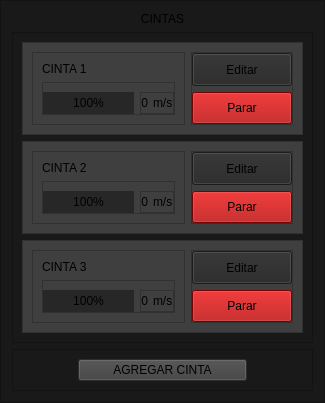
               <widget class="QFrame" name="frame_6">
                <property name="styleSheet">
                 <string notr="true">background-color: rgb(25, 25, 25);</string>
                </property>
                <property name="frameShape">
                 <enum>QFrame::StyledPanel</enum>
                </property>
                <property name="frameShadow">
                 <enum>QFrame::Raised</enum>
                </property>
                <layout class="QVBoxLayout" name="verticalLayout_11" stretch="1,20,3">
                 <item>
                  <widget class="QLabel" name="label_14">
                   <property name="text">
                    <string>CINTAS</string>
                   </property>
                   <property name="alignment">
                    <set>Qt::AlignCenter</set>
                   </property>
                  </widget>
                 </item>
                 <item>
                  <widget class="QFrame" name="frame_7">
                   <property name="sizePolicy">
                    <sizepolicy hsizetype="Minimum" vsizetype="Minimum">
                     <horstretch>0</horstretch>
                     <verstretch>0</verstretch>
                    </sizepolicy>
                   </property>
                   <property name="frameShape">
                    <enum>QFrame::StyledPanel</enum>
                   </property>
                   <property name="frameShadow">
                    <enum>QFrame::Raised</enum>
                   </property>
                   <layout class="QVBoxLayout" name="verticalLayout_12">
                    <item>
                     <widget class="QFrame" name="f_cinta_1_c_10">
                      <property name="styleSheet">
                       <string notr="true">background-color: rgb(63, 63, 63);</string>
                      </property>
                      <property name="frameShape">
                       <enum>QFrame::StyledPanel</enum>
                      </property>
                      <property name="frameShadow">
                       <enum>QFrame::Raised</enum>
                      </property>
                      <layout class="QHBoxLayout" name="horizontalLayout_35" stretch="3,1">
                       <item>
                        <widget class="QFrame" name="frame_45">
                         <property name="frameShape">
                          <enum>QFrame::StyledPanel</enum>
                         </property>
                         <property name="frameShadow">
                          <enum>QFrame::Raised</enum>
                         </property>
                         <layout class="QVBoxLayout" name="verticalLayout_27" stretch="1,1">
                          <item>
                           <widget class="QLabel" name="l_nombre_cinta_1_c_10">
                            <property name="text">
                             <string>CINTA 1</string>
                            </property>
                           </widget>
                          </item>
                          <item>
                           <widget class="QFrame" name="frame_48">
                            <property name="sizePolicy">
                             <sizepolicy hsizetype="Minimum" vsizetype="Fixed">
                              <horstretch>0</horstretch>
                              <verstretch>0</verstretch>
                             </sizepolicy>
                            </property>
                            <property name="frameShape">
                             <enum>QFrame::StyledPanel</enum>
                            </property>
                            <property name="frameShadow">
                             <enum>QFrame::Raised</enum>
                            </property>
                            <layout class="QHBoxLayout" name="horizontalLayout_36" stretch="3,1">
                             <property name="leftMargin">
                              <number>0</number>
                             </property>
                             <property name="rightMargin">
                              <number>0</number>
                             </property>
                             <property name="bottomMargin">
                              <number>0</number>
                             </property>
                             <item>
                              <widget class="QProgressBar" name="pb_cinta_1_c_10">
                               <property name="styleSheet">
                                <string notr="true">QProgressBar::chunk {
    
	background-color: rgb(39, 39, 39);
}</string>
                               </property>
                               <property name="value">
                                <number>100</number>
                               </property>
                               <property name="alignment">
                                <set>Qt::AlignCenter</set>
                               </property>
                               <property name="textVisible">
                                <bool>true</bool>
                               </property>
                              </widget>
                             </item>
                             <item>
                              <widget class="QFrame" name="frame_49">
                               <property name="frameShape">
                                <enum>QFrame::StyledPanel</enum>
                               </property>
                               <property name="frameShadow">
                                <enum>QFrame::Raised</enum>
                               </property>
                               <layout class="QHBoxLayout" name="horizontalLayout_37" stretch="3,1">
                                <property name="spacing">
                                 <number>5</number>
                                </property>
                                <property name="leftMargin">
                                 <number>0</number>
                                </property>
                                <property name="topMargin">
                                 <number>0</number>
                                </property>
                                <property name="rightMargin">
                                 <number>0</number>
                                </property>
                                <property name="bottomMargin">
                                 <number>0</number>
                                </property>
                                <item>
                                 <widget class="QLabel" name="l_vel_cinta_1_c_10">
                                  <property name="sizePolicy">
                                   <sizepolicy hsizetype="Minimum" vsizetype="Minimum">
                                    <horstretch>0</horstretch>
                                    <verstretch>0</verstretch>
                                   </sizepolicy>
                                  </property>
                                  <property name="text">
                                   <string>0</string>
                                  </property>
                                  <property name="alignment">
                                   <set>Qt::AlignRight|Qt::AlignTrailing|Qt::AlignVCenter</set>
                                  </property>
                                 </widget>
                                </item>
                                <item>
                                 <widget class="QLabel" name="label_15">
                                  <property name="text">
                                   <string>m/s</string>
                                  </property>
                                 </widget>
                                </item>
                               </layout>
                              </widget>
                             </item>
                            </layout>
                           </widget>
                          </item>
                         </layout>
                        </widget>
                       </item>
                       <item>
                        <widget class="QFrame" name="frame_50">
                         <property name="frameShape">
                          <enum>QFrame::StyledPanel</enum>
                         </property>
                         <property name="frameShadow">
                          <enum>QFrame::Raised</enum>
                         </property>
                         <layout class="QVBoxLayout" name="verticalLayout_28" stretch="1,1">
                          <property name="leftMargin">
                           <number>0</number>
                          </property>
                          <property name="topMargin">
                           <number>0</number>
                          </property>
                          <property name="rightMargin">
                           <number>0</number>
                          </property>
                          <property name="bottomMargin">
                           <number>0</number>
                          </property>
                          <item>
                           <widget class="QPushButton" name="btn_editar_cinta_1_c_10">
                            <property name="sizePolicy">
                             <sizepolicy hsizetype="Minimum" vsizetype="Minimum">
                              <horstretch>0</horstretch>
                              <verstretch>0</verstretch>
                             </sizepolicy>
                            </property>
                            <property name="minimumSize">
                             <size>
                              <width>100</width>
                              <height>0</height>
                             </size>
                            </property>
                            <property name="styleSheet">
                             <string notr="true">QPushButton {
	background-color: rgb(39, 39, 39);
}

QPushButton:hover {
	background-color: rgb(99, 99, 99);
}</string>
                            </property>
                            <property name="text">
                             <string>Editar</string>
                            </property>
                           </widget>
                          </item>
                          <item>
                           <widget class="QPushButton" name="pushButton_12">
                            <property name="sizePolicy">
                             <sizepolicy hsizetype="Minimum" vsizetype="Minimum">
                              <horstretch>0</horstretch>
                              <verstretch>0</verstretch>
                             </sizepolicy>
                            </property>
                            <property name="minimumSize">
                             <size>
                              <width>100</width>
                              <height>0</height>
                             </size>
                            </property>
                            <property name="styleSheet">
                             <string notr="true">QPushButton {
	background-color: rgb(170, 0, 0);
}

QPushButton:hover {
	background-color: rgb(99, 99, 99);
}</string>
                            </property>
                            <property name="text">
                             <string>Parar</string>
                            </property>
                           </widget>
                          </item>
                         </layout>
                        </widget>
                       </item>
                      </layout>
                     </widget>
                    </item>
                    <item>
                     <widget class="QFrame" name="f_cinta_1_c_11">
                      <property name="styleSheet">
                       <string notr="true">background-color: rgb(63, 63, 63);</string>
                      </property>
                      <property name="frameShape">
                       <enum>QFrame::StyledPanel</enum>
                      </property>
                      <property name="frameShadow">
                       <enum>QFrame::Raised</enum>
                      </property>
                      <layout class="QHBoxLayout" name="horizontalLayout_38" stretch="3,1">
                       <item>
                        <widget class="QFrame" name="frame_51">
                         <property name="frameShape">
                          <enum>QFrame::StyledPanel</enum>
                         </property>
                         <property name="frameShadow">
                          <enum>QFrame::Raised</enum>
                         </property>
                         <layout class="QVBoxLayout" name="verticalLayout_29" stretch="1,1">
                          <item>
                           <widget class="QLabel" name="l_nombre_cinta_1_c_11">
                            <property name="text">
                             <string>CINTA 2</string>
                            </property>
                           </widget>
                          </item>
                          <item>
                           <widget class="QFrame" name="frame_52">
                            <property name="sizePolicy">
                             <sizepolicy hsizetype="Minimum" vsizetype="Fixed">
                              <horstretch>0</horstretch>
                              <verstretch>0</verstretch>
                             </sizepolicy>
                            </property>
                            <property name="frameShape">
                             <enum>QFrame::StyledPanel</enum>
                            </property>
                            <property name="frameShadow">
                             <enum>QFrame::Raised</enum>
                            </property>
                            <layout class="QHBoxLayout" name="horizontalLayout_39" stretch="3,1">
                             <property name="leftMargin">
                              <number>0</number>
                             </property>
                             <property name="rightMargin">
                              <number>0</number>
                             </property>
                             <property name="bottomMargin">
                              <number>0</number>
                             </property>
                             <item>
                              <widget class="QProgressBar" name="pb_cinta_1_c_11">
                               <property name="styleSheet">
                                <string notr="true">QProgressBar::chunk {
    
	background-color: rgb(39, 39, 39);
}</string>
                               </property>
                               <property name="value">
                                <number>100</number>
                               </property>
                               <property name="alignment">
                                <set>Qt::AlignCenter</set>
                               </property>
                               <property name="textVisible">
                                <bool>true</bool>
                               </property>
                              </widget>
                             </item>
                             <item>
                              <widget class="QFrame" name="frame_53">
                               <property name="frameShape">
                                <enum>QFrame::StyledPanel</enum>
                               </property>
                               <property name="frameShadow">
                                <enum>QFrame::Raised</enum>
                               </property>
                               <layout class="QHBoxLayout" name="horizontalLayout_40" stretch="3,1">
                                <property name="spacing">
                                 <number>5</number>
                                </property>
                                <property name="leftMargin">
                                 <number>0</number>
                                </property>
                                <property name="topMargin">
                                 <number>0</number>
                                </property>
                                <property name="rightMargin">
                                 <number>0</number>
                                </property>
                                <property name="bottomMargin">
                                 <number>0</number>
                                </property>
                                <item>
                                 <widget class="QLabel" name="l_vel_cinta_1_c_11">
                                  <property name="sizePolicy">
                                   <sizepolicy hsizetype="Minimum" vsizetype="Minimum">
                                    <horstretch>0</horstretch>
                                    <verstretch>0</verstretch>
                                   </sizepolicy>
                                  </property>
                                  <property name="text">
                                   <string>0</string>
                                  </property>
                                  <property name="alignment">
                                   <set>Qt::AlignRight|Qt::AlignTrailing|Qt::AlignVCenter</set>
                                  </property>
                                 </widget>
                                </item>
                                <item>
                                 <widget class="QLabel" name="label_16">
                                  <property name="text">
                                   <string>m/s</string>
                                  </property>
                                 </widget>
                                </item>
                               </layout>
                              </widget>
                             </item>
                            </layout>
                           </widget>
                          </item>
                         </layout>
                        </widget>
                       </item>
                       <item>
                        <widget class="QFrame" name="frame_54">
                         <property name="frameShape">
                          <enum>QFrame::StyledPanel</enum>
                         </property>
                         <property name="frameShadow">
                          <enum>QFrame::Raised</enum>
                         </property>
                         <layout class="QVBoxLayout" name="verticalLayout_30" stretch="1,1">
                          <property name="leftMargin">
                           <number>0</number>
                          </property>
                          <property name="topMargin">
                           <number>0</number>
                          </property>
                          <property name="rightMargin">
                           <number>0</number>
                          </property>
                          <property name="bottomMargin">
                           <number>0</number>
                          </property>
                          <item>
                           <widget class="QPushButton" name="btn_editar_cinta_1_c_11">
                            <property name="sizePolicy">
                             <sizepolicy hsizetype="Minimum" vsizetype="Minimum">
                              <horstretch>0</horstretch>
                              <verstretch>0</verstretch>
                             </sizepolicy>
                            </property>
                            <property name="minimumSize">
                             <size>
                              <width>100</width>
                              <height>0</height>
                             </size>
                            </property>
                            <property name="styleSheet">
                             <string notr="true">QPushButton {
	background-color: rgb(39, 39, 39);
}

QPushButton:hover {
	background-color: rgb(99, 99, 99);
}</string>
                            </property>
                            <property name="text">
                             <string>Editar</string>
                            </property>
                           </widget>
                          </item>
                          <item>
                           <widget class="QPushButton" name="pushButton_13">
                            <property name="sizePolicy">
                             <sizepolicy hsizetype="Minimum" vsizetype="Minimum">
                              <horstretch>0</horstretch>
                              <verstretch>0</verstretch>
                             </sizepolicy>
                            </property>
                            <property name="minimumSize">
                             <size>
                              <width>100</width>
                              <height>0</height>
                             </size>
                            </property>
                            <property name="styleSheet">
                             <string notr="true">QPushButton {
	background-color: rgb(170, 0, 0);
}

QPushButton:hover {
	background-color: rgb(99, 99, 99);
}</string>
                            </property>
                            <property name="text">
                             <string>Parar</string>
                            </property>
                           </widget>
                          </item>
                         </layout>
                        </widget>
                       </item>
                      </layout>
                     </widget>
                    </item>
                    <item>
                     <widget class="QFrame" name="f_cinta_1_c_12">
                      <property name="styleSheet">
                       <string notr="true">background-color: rgb(63, 63, 63);</string>
                      </property>
                      <property name="frameShape">
                       <enum>QFrame::StyledPanel</enum>
                      </property>
                      <property name="frameShadow">
                       <enum>QFrame::Raised</enum>
                      </property>
                      <layout class="QHBoxLayout" name="horizontalLayout_41" stretch="3,1">
                       <item>
                        <widget class="QFrame" name="frame_55">
                         <property name="frameShape">
                          <enum>QFrame::StyledPanel</enum>
                         </property>
                         <property name="frameShadow">
                          <enum>QFrame::Raised</enum>
                         </property>
                         <layout class="QVBoxLayout" name="verticalLayout_31" stretch="1,1">
                          <item>
                           <widget class="QLabel" name="l_nombre_cinta_1_c_12">
                            <property name="text">
                             <string>CINTA 3</string>
                            </property>
                           </widget>
                          </item>
                          <item>
                           <widget class="QFrame" name="frame_56">
                            <property name="sizePolicy">
                             <sizepolicy hsizetype="Minimum" vsizetype="Fixed">
                              <horstretch>0</horstretch>
                              <verstretch>0</verstretch>
                             </sizepolicy>
                            </property>
                            <property name="frameShape">
                             <enum>QFrame::StyledPanel</enum>
                            </property>
                            <property name="frameShadow">
                             <enum>QFrame::Raised</enum>
                            </property>
                            <layout class="QHBoxLayout" name="horizontalLayout_42" stretch="3,1">
                             <property name="leftMargin">
                              <number>0</number>
                             </property>
                             <property name="rightMargin">
                              <number>0</number>
                             </property>
                             <property name="bottomMargin">
                              <number>0</number>
                             </property>
                             <item>
                              <widget class="QProgressBar" name="pb_cinta_1_c_12">
                               <property name="styleSheet">
                                <string notr="true">QProgressBar::chunk {
    
	background-color: rgb(39, 39, 39);
}</string>
                               </property>
                               <property name="value">
                                <number>100</number>
                               </property>
                               <property name="alignment">
                                <set>Qt::AlignCenter</set>
                               </property>
                               <property name="textVisible">
                                <bool>true</bool>
                               </property>
                              </widget>
                             </item>
                             <item>
                              <widget class="QFrame" name="frame_57">
                               <property name="frameShape">
                                <enum>QFrame::StyledPanel</enum>
                               </property>
                               <property name="frameShadow">
                                <enum>QFrame::Raised</enum>
                               </property>
                               <layout class="QHBoxLayout" name="horizontalLayout_43" stretch="3,1">
                                <property name="spacing">
                                 <number>5</number>
                                </property>
                                <property name="leftMargin">
                                 <number>0</number>
                                </property>
                                <property name="topMargin">
                                 <number>0</number>
                                </property>
                                <property name="rightMargin">
                                 <number>0</number>
                                </property>
                                <property name="bottomMargin">
                                 <number>0</number>
                                </property>
                                <item>
                                 <widget class="QLabel" name="l_vel_cinta_1_c_12">
                                  <property name="sizePolicy">
                                   <sizepolicy hsizetype="Minimum" vsizetype="Minimum">
                                    <horstretch>0</horstretch>
                                    <verstretch>0</verstretch>
                                   </sizepolicy>
                                  </property>
                                  <property name="text">
                                   <string>0</string>
                                  </property>
                                  <property name="alignment">
                                   <set>Qt::AlignRight|Qt::AlignTrailing|Qt::AlignVCenter</set>
                                  </property>
                                 </widget>
                                </item>
                                <item>
                                 <widget class="QLabel" name="label_17">
                                  <property name="text">
                                   <string>m/s</string>
                                  </property>
                                 </widget>
                                </item>
                               </layout>
                              </widget>
                             </item>
                            </layout>
                           </widget>
                          </item>
                         </layout>
                        </widget>
                       </item>
                       <item>
                        <widget class="QFrame" name="frame_58">
                         <property name="frameShape">
                          <enum>QFrame::StyledPanel</enum>
                         </property>
                         <property name="frameShadow">
                          <enum>QFrame::Raised</enum>
                         </property>
                         <layout class="QVBoxLayout" name="verticalLayout_32" stretch="1,1">
                          <property name="leftMargin">
                           <number>0</number>
                          </property>
                          <property name="topMargin">
                           <number>0</number>
                          </property>
                          <property name="rightMargin">
                           <number>0</number>
                          </property>
                          <property name="bottomMargin">
                           <number>0</number>
                          </property>
                          <item>
                           <widget class="QPushButton" name="btn_editar_cinta_1_c_12">
                            <property name="sizePolicy">
                             <sizepolicy hsizetype="Minimum" vsizetype="Minimum">
                              <horstretch>0</horstretch>
                              <verstretch>0</verstretch>
                             </sizepolicy>
                            </property>
                            <property name="minimumSize">
                             <size>
                              <width>100</width>
                              <height>0</height>
                             </size>
                            </property>
                            <property name="styleSheet">
                             <string notr="true">QPushButton {
	background-color: rgb(39, 39, 39);
}

QPushButton:hover {
	background-color: rgb(99, 99, 99);
}</string>
                            </property>
                            <property name="text">
                             <string>Editar</string>
                            </property>
                           </widget>
                          </item>
                          <item>
                           <widget class="QPushButton" name="pushButton_14">
                            <property name="sizePolicy">
                             <sizepolicy hsizetype="Minimum" vsizetype="Minimum">
                              <horstretch>0</horstretch>
                              <verstretch>0</verstretch>
                             </sizepolicy>
                            </property>
                            <property name="minimumSize">
                             <size>
                              <width>100</width>
                              <height>0</height>
                             </size>
                            </property>
                            <property name="styleSheet">
                             <string notr="true">QPushButton {
	background-color: rgb(170, 0, 0);
}

QPushButton:hover {
	background-color: rgb(99, 99, 99);
}</string>
                            </property>
                            <property name="text">
                             <string>Parar</string>
                            </property>
                           </widget>
                          </item>
                         </layout>
                        </widget>
                       </item>
                      </layout>
                     </widget>
                    </item>
                   </layout>
                  </widget>
                 </item>
                 <item>
                  <widget class="QFrame" name="frame_13">
                   <property name="frameShape">
                    <enum>QFrame::StyledPanel</enum>
                   </property>
                   <property name="frameShadow">
                    <enum>QFrame::Raised</enum>
                   </property>
                   <layout class="QHBoxLayout" name="horizontalLayout_10" stretch="1,3,1">
                    <item>
                     <spacer name="horizontalSpacer_12">
                      <property name="orientation">
                       <enum>Qt::Horizontal</enum>
                      </property>
                      <property name="sizeHint" stdset="0">
                       <size>
                        <width>70</width>
                        <height>20</height>
                       </size>
                      </property>
                     </spacer>
                    </item>
                    <item>
                     <widget class="QPushButton" name="btn_addbelt_2">
                      <property name="sizePolicy">
                       <sizepolicy hsizetype="Minimum" vsizetype="Minimum">
                        <horstretch>0</horstretch>
                        <verstretch>0</verstretch>
                       </sizepolicy>
                      </property>
                      <property name="maximumSize">
                       <size>
                        <width>300</width>
                        <height>16777215</height>
                       </size>
                      </property>
                      <property name="styleSheet">
                       <string notr="true">background-color: rgb(63, 63, 63);</string>
                      </property>
                      <property name="text">
                       <string>AGREGAR CINTA</string>
                      </property>
                     </widget>
                    </item>
                    <item>
                     <spacer name="horizontalSpacer_13">
                      <property name="orientation">
                       <enum>Qt::Horizontal</enum>
                      </property>
                      <property name="sizeHint" stdset="0">
                       <size>
                        <width>70</width>
                        <height>20</height>
                       </size>
                      </property>
                     </spacer>
                    </item>
                   </layout>
                  </widget>
                 </item>
                </layout>
               </widget>
